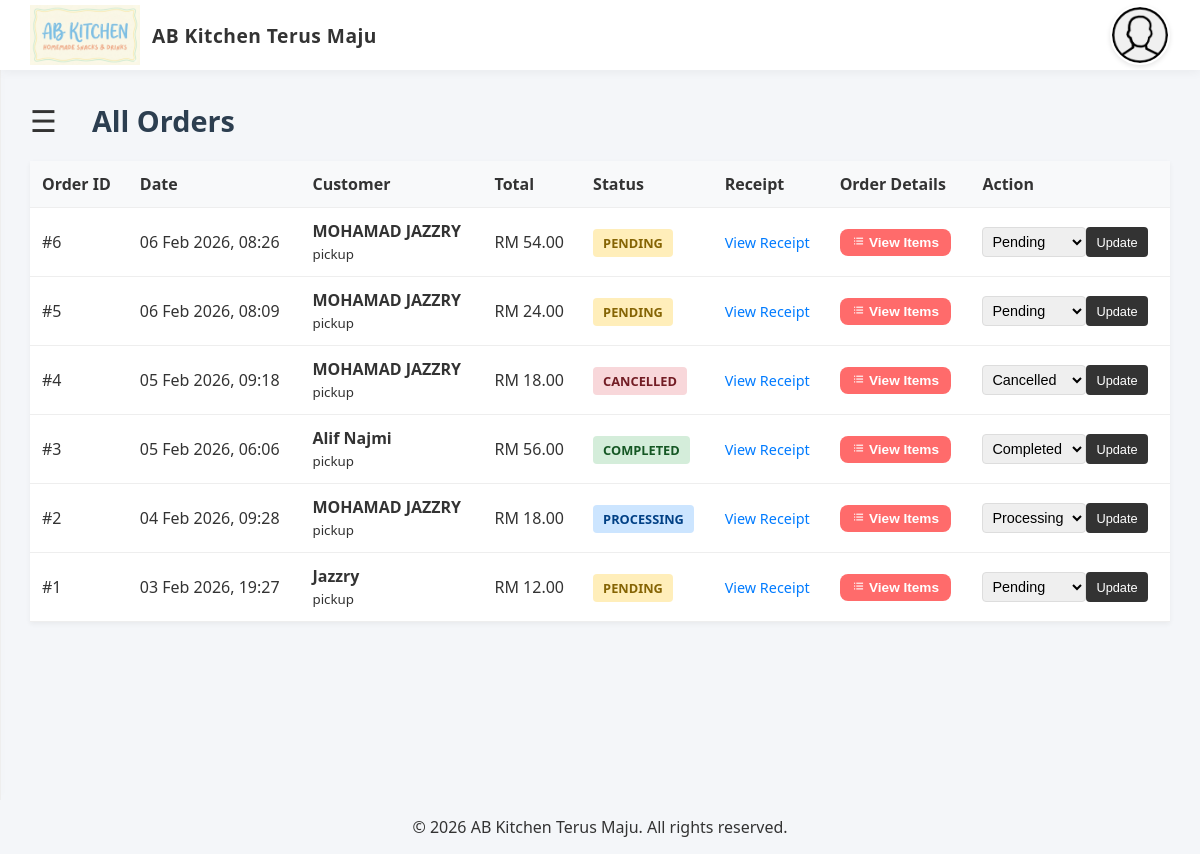
The page /pages/orders/list.php (signed in) on the database as committed earlier.
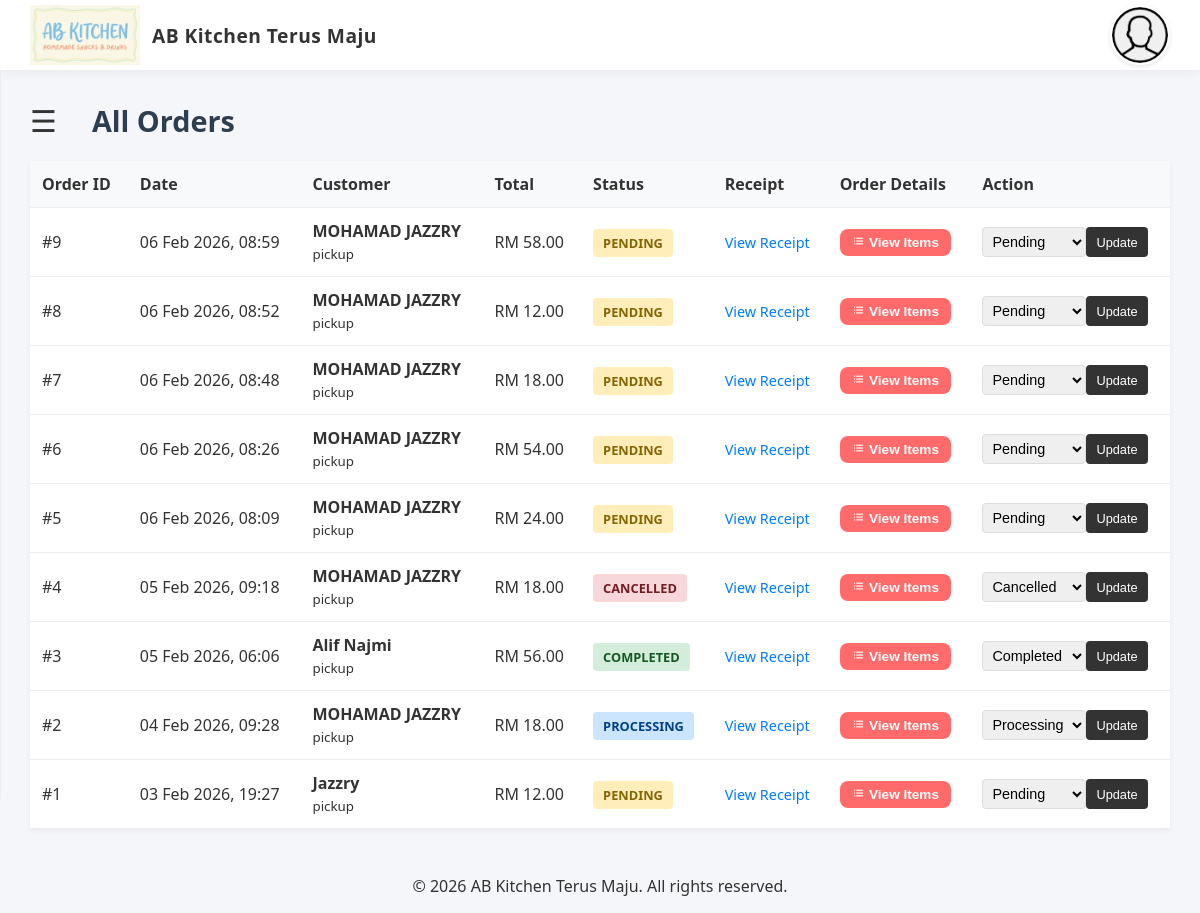
The same page on the database as committed later.
### tables this page shows
CREATE TABLE orders (
                id INTEGER PRIMARY KEY AUTOINCREMENT,
                user_id INTEGER, -- Cashier who processed the order
                customer_name TEXT, -- Optional, for reference
                total_amount REAL NOT NULL DEFAULT 0.00,
                status TEXT DEFAULT 'completed', -- 'pending', 'completed', 'cancelled'
                created_at DATETIME DEFAULT CURRENT_TIMESTAMP, customer_email TEXT, customer_phone TEXT, delivery_method TEXT DEFAULT 'pickup', shipping_address TEXT, payment_method TEXT DEFAULT 'manual', receipt_image TEXT,
                FOREIGN KEY (user_id) REFERENCES users(id) ON DELETE SET NULL
            );

### helpers.php (called while the page is built, shortened)
<?php
function get_settings($pdo) {
    try {
        $stmt = $pdo->query("SELECT setting_key, setting_value FROM settings");
        $settings = [];
        while ($row = $stmt->fetch(PDO::FETCH_ASSOC)) {
            $settings[$row['setting_key']] = $row['setting_value'];
        }
        return $settings;
    } catch (PDOException $e) {
        return [];
    }
}

### pages/orders/list.php (the view, shortened to what this page needs)
<?php
require_once '../../config/config.php';
require_once '../../header.php';
$filter_status = isset($_GET['status']) ? $_GET['status'] : '';
$sql = "SELECT * FROM orders";
$params = [];
$sql .= " ORDER BY created_at DESC";
$stmt = $pdo->prepare($sql);
$stmt->execute($params);
$orders = $stmt->fetchAll();
$page_title = $filter_status ? ucfirst($filter_status) . " Orders" : "All Orders";
?>
<!DOCTYPE html>
<html lang="en">
<head>
    <link rel="stylesheet" href="../../styles/admin_dashboard.css">
</head>
<body>
    <main class="dashboard-container" id="main">
        <div class="dashboard-header">
            <span class="menu-toggle" onclick="openNav(event)">&#9776;</span>
            <div class="welcome-banner">
                <h1><?= $page_title ?></h1>
            </div>
        </div>
        <table class="data-table">
            <thead>
                <tr>
                    <th>Order ID</th>
                    <th>Date</th>
                    <th>Customer</th>
                    <th>Total</th>
                    <th>Status</th>
                    <th>Receipt</th>
                    <th>Order Details</th>
                    <th>Action</th>
                </tr>
            </thead>
            <tbody>
                <?php if (empty($orders)): ?>
                    <tr><td colspan="7" style="text-align:center;padding:20px;color:#777;">No orders found.</td></tr>
                <?php else: ?>
                    <?php foreach ($orders as $o): ?>
                    <tr>
                        <td>#<?= $o['id'] ?></td>
                        <td><?= date('d M Y, H:i', strtotime($o['created_at'])) ?></td>
                        <td>
                            <strong><?= htmlspecialchars($o['customer_name'] ?? 'Guest') ?></strong><br>
                            <small><?= htmlspecialchars($o['delivery_method']) ?></small>
                        </td>
                        <td>RM <?= number_format($o['total_amount'], 2) ?></td>
                        <td>
                            <span class="badge status-<?= $o['status'] ?>"><?= $o['status'] ?></span>
                        </td>
                        <td>
                            <?php if (!empty($o['receipt_image'])): ?>
                                <a href="/receipts/<?= htmlspecialchars($o['receipt_image']) ?>" target="_blank" class="btn-link">View Receipt</a>
                            <?php else: ?>
                                <span style="color:#999;">-</span>
                            <?php endif; ?>
                        </td>
                        <td>
                            <button type="button" onclick="viewItems(<?= $o['id'] ?>)" class="btn btn-primary" style="padding:6px 12px;font-size:0.85em;">
                                <i class='bx bx-list-ul'></i> View Items
                            </button>
                        </td>
                        <td>
                            <form method="POST" action="" style="flex:1;display:flex;">
                                <select name="status" class="status-select">
                                    <option value="pending" <?= $o['status']=='pending'?'selected':'' ?>>Pending</option>
                                    <option value="processing" <?= $o['status']=='processing'?'selected':'' ?>>Processing</option>
                                    <option value="completed" <?= $o['status']=='completed'?'selected':'' ?>>Completed</option>
                                    <option value="cancelled" <?= $o['status']=='cancelled'?'selected':'' ?>>Cancelled</option>
                                </select>
                                <button type="submit" class="btn-update">Update</button>
                            </form>
                        </td>
                    </tr>
                    <?php endforeach; ?>
                <?php endif; ?>
            </tbody>
        </table>
    </main>
    <?php include '../../footer.php'; ?>
</body>
</html>

### header.php (shortened to what this page needs)
<?php
require_once __DIR__ . '/config/config.php';
try {
    $stmt = $pdo->prepare("SELECT username, role, is_new FROM users WHERE id = ?");
    $stmt->execute([$_SESSION['user_id']]);
    $user = $stmt->fetch();
    $protocol = isset($_SERVER['HTTPS']) && $_SERVER['HTTPS'] === 'on' ? "https" : "http";
    $host = $_SERVER['HTTP_HOST'];
    $project_dir = str_replace($_SERVER['DOCUMENT_ROOT'], '', str_replace('\\', '/', __DIR__));
    $base_url = $protocol . "://" . $host . $project_dir . "/";
    $dashboard_url = match($user['role']) {
        'admin' => $base_url . 'admin',
        'cashier' => $base_url . 'admin',
        default => $base_url
    };
    require_once __DIR__ . '/helpers.php';
    $settings = get_settings($pdo);
    $store_name = $settings['store_name'] ?? 'AB Kitchen';
    $logo_path = !empty($settings['store_logo'])
        ? $base_url . 'images/settings/' . htmlspecialchars($settings['store_logo'])
        : $base_url . 'images/Logo.png';
} catch (Exception $e) {
    die("System Error");
}
?>
<!DOCTYPE html>
<html lang="en">
<head>
  <link rel="stylesheet" href="<?= $base_url ?>styles/header.css?v=<?= time() ?>">
  <link rel="stylesheet" href="<?= $base_url ?>styles/sidenav.css?v=<?= time() ?>">
  <link rel="stylesheet" href="<?= $base_url ?>styles/main_style.css?v=<?= time() ?>">
  <link href='https://unpkg.com/boxicons@2.1.4/css/boxicons.min.css' rel='stylesheet'>
</head>
<body>
  <header>
    <a href="<?= $dashboard_url ?>" class="logo">
      <img src="<?= $logo_path ?>" alt="Logo" onerror="this.src='<?= $base_url ?>images/icons/user.png'">
      <span><?= htmlspecialchars($store_name) ?></span>
    </a>
    <nav>
      <div class="profile" onclick="toggleProfileMenu()">
        <div class="profile-pic" style="background-image: url('<?= $base_url ?>images/icons/user.png')"></div>
      </div>
    </nav>
  </header>

### footer.php (shortened to what this page needs)
<footer style="text-align: center; margin-top: 5px;">
<?php
$footer_store_name = $settings['store_name'] ?? 'My Digital Store';
?>
    <p>© <?= date('Y') ?> <?= htmlspecialchars($footer_store_name) ?>. All rights reserved.</p>
</footer>

### styles/header.css (style rules this page uses)
header { background-color: white; color: #333; display: flex; justify-content: space-between; align-items: center; padding: 0 30px; height: 70px; box-shadow: 0 2px 10px rgba(0, 0, 0, 0.05); position: sticky; top: 0; z-index: 100; }
.logo { display: flex; align-items: center; gap: 12px; text-decoration: none; color: inherit; }
.logo img { height: 45px; width: auto; }
.logo span { font-size: 1.2rem; font-weight: 700; color: #333; letter-spacing: 0.5px; }
nav { display: flex; align-items: center; gap: 25px; }
.profile { position: relative; cursor: pointer; display: flex; align-items: center; gap: 10px; }
.profile-pic { width: 40px; height: 40px; border-radius: 50%; background-size: cover; background-position: center; background-color: #f0f0f0; border: 2px solid #fff; box-shadow: 0 2px 5px rgba(0, 0, 0, 0.1); }
.logo img { height: 60px; }
nav { display: flex; align-items: center; gap: 20px; }
.profile { position: relative; cursor: pointer; }
.profile-pic { width: 60px; height: 60px; border-radius: 50%; background-size: cover; background-position: center; background-color: #f0f0f0; }

### styles/main_style.css (style rules this page uses)
:root { --primary-color: #dcb5ff; --accent-color: #ff6b6b; --text-color: #333; --bg-color: #f4f6f9; --sidebar-bg: #fff; --header-height: 70px; --shadow-sm: 0 2px 5px rgba(0, 0, 0, 0.05); --shadow-md: 0 5px 15px rgba(0, 0, 0, 0.1); }
*, *::before, *::after { box-sizing: border-box; }
body { margin: 0; font-family: 'Outfit', 'Segoe UI', sans-serif; background-color: var(--bg-color); color: var(--text-color); overflow-x: hidden; }
main { background-color: var(--bg-color); color: var(--text-color); padding: 30px; min-height: calc(100vh - var(--header-height)); transition: margin-left .3s ease; flex: 1; max-width: 100%; }
main h1 { margin-bottom: 25px; font-size: 1.8rem; font-weight: 700; color: #2c3e50; }
.btn { padding: 10px 20px; border-radius: 8px; border: none; cursor: pointer; font-weight: 600; transition: all 0.2s; }
.btn-primary { background: var(--accent-color); color: white; }
.menu-toggle { font-size: 24px; cursor: pointer; margin-right: 15px; color: #555; display: inline-block; vertical-align: middle; }

### styles/admin_dashboard.css (style rules this page uses)
.dashboard-header { display: flex; align-items: center; gap: 20px; margin-bottom: 20px; }
.menu-toggle { font-size: 30px; cursor: pointer; color: #333; display: inline-block; }
.welcome-banner h1 { margin: 0; }

### pages/orders/list.php (style rules this page uses)
.data-table { width: 100%; border-collapse: collapse; background: white; box-shadow: 0 2px 5px rgba(0,0,0,0.05); }
.data-table th, .data-table td { padding: 12px; text-align: left; border-bottom: 1px solid #eee; }
.data-table th { background: #f8f9fa; }
.badge { padding: 5px 10px; border-radius: 4px; font-size: 0.8em; text-transform: uppercase; font-weight: bold; }
.status-pending { background: #ffeeba; color: #856404; }
.status-processing { background: #cce5ff; color: #004085; }
.status-completed { background: #d4edda; color: #155724; }
.status-cancelled { background: #f8d7da; color: #721c24; }
.btn-link { color: #007bff; text-decoration: none; font-size: 0.9em; }
.status-select { padding: 5px; border: 1px solid #ddd; border-radius: 4px; font-size: 0.9em; }
.btn-update { padding: 5px 10px; background: #333; color: white; border: none; border-radius: 4px; cursor: pointer; font-size: 0.8em; }

Rows that differ between the two databases and show on the page:
added orders: id "9", created_at "06 Feb 2026, 08:59", customer_name "MOHAMAD JAZZRY", delivery_method "pickup", total_amount "58.00", status "PENDING", status "Pending"
added orders: id "8", created_at "06 Feb 2026, 08:52", customer_name "MOHAMAD JAZZRY", delivery_method "pickup", total_amount "12.00", status "PENDING", status "Pending"
added orders: id "7", created_at "06 Feb 2026, 08:48", customer_name "MOHAMAD JAZZRY", delivery_method "pickup", total_amount "18.00", status "PENDING", status "Pending"
